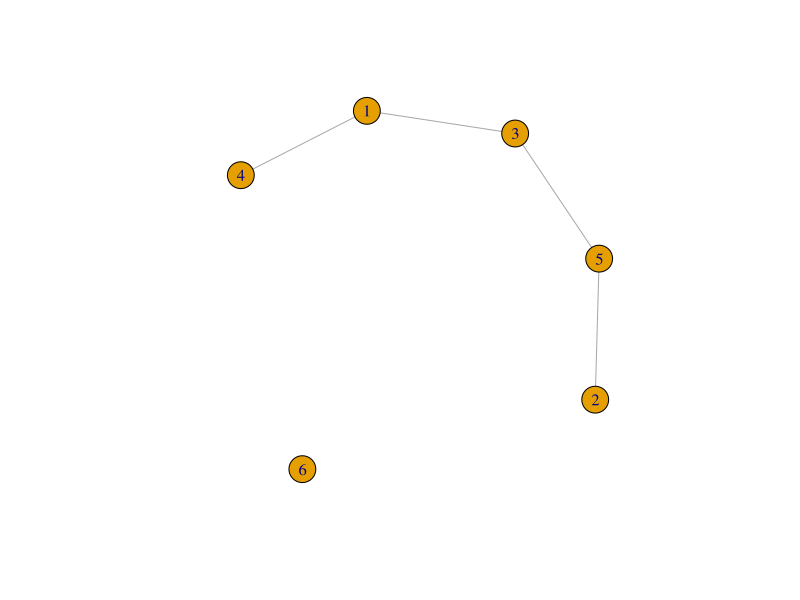
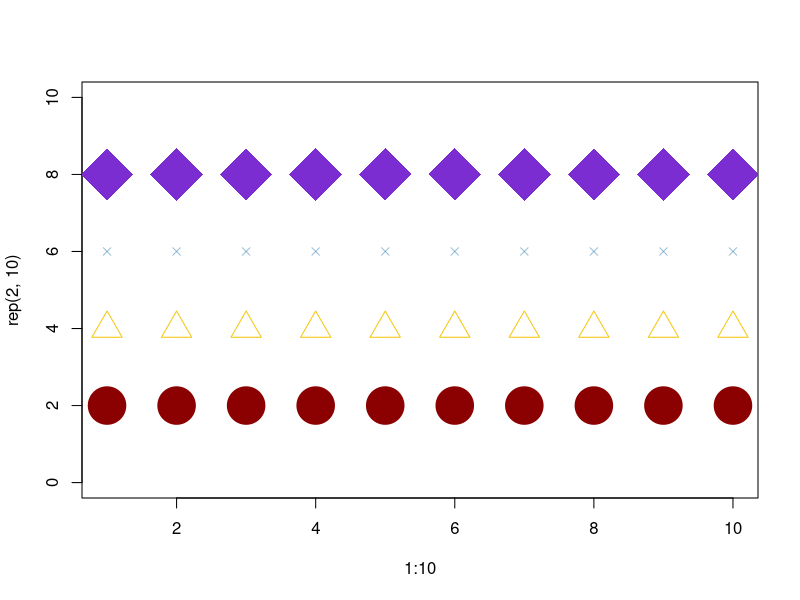

The R script that drew these images, in order:
## ---- chunk 1
# 载入igraph包
library(igraph)
## ---- chunk 2
g1<-graph(edges = c(1,3,2,5,4,1,5,3),n=6,directed = F)
plot(g1)
# 查看属性,U 代表无向图   
print(g1)
## ---- chunk 3
# cex 点的大小， pch 点的样式, col 点的颜色，多个表达方式，其中alpha可为透明度
plot(x=1:10,y=rep(2,10),cex=5,col="dark red",pch=19,ylim = c(0,10))
points(x=1:10,y=rep(4,10),cex=3,col="557799",pch=2)
points(x=1:10,y=rep(6,10),cex=1,col=rgb(.2,.5,.7,alpha = .5),pch=4)
points(x=1:10,y=rep(8,10),cex=7,col=rgb(123,45,209,maxColorValue = 255),pch=18)
#line(x=1:10,y=rep(9,10),col="red")
## ---- chunk 4
# 全部清理
rm(list=ls())
# 清理某一个
a<-10
rm(a)

